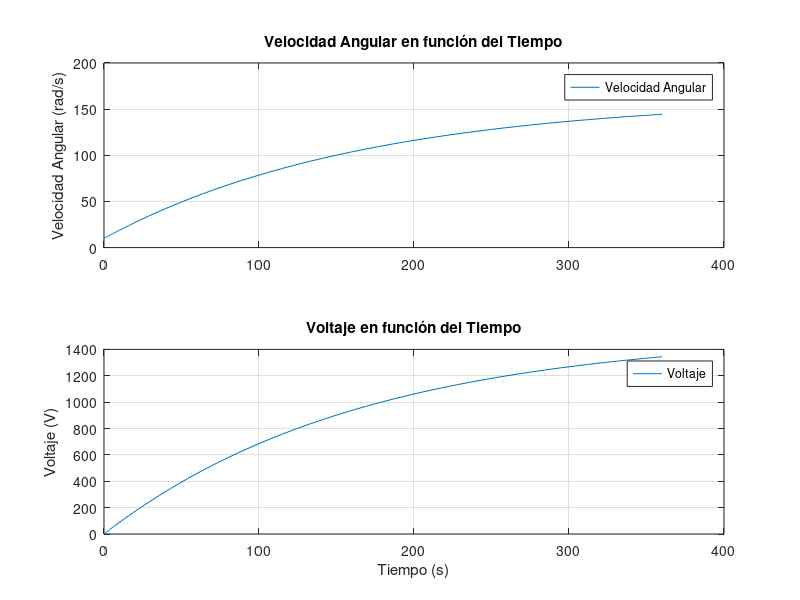

The MATLAB script that drew this image:
I = 100;          % Momento de inercia (kg·m²)
r = 1;         % Radio de las palas (metros)
eta = 0.5;       % Eficiencia global
g = 9.81;        % Aceleración debido a la gravedad (m/s²)
rho = 1000;      % Densidad del agua (kg/m³)
B = 0.6;         % Coeficiente de fricción o resistencia (ajusta según tus necesidades)
R = 1;           % Resistencia eléctrica del generador (ohmios, ajusta según tus necesidades)

% Condiciones iniciales
h0 = 100;            % Altura inicial (metros)
omega0 = 10;         % Velocidad angular inicial (rad/s)
V_objetivo = 100;    % Voltaje objetivo (V)

% Función para el caudal de agua Q(h) usando la ecuación de Bernoulli
Q = @(h) sqrt(2 * g * h / (0.5 * rho * (r * omega0)^2));

% Ecuación diferencial para la velocidad angular (omega) con torque
ODE = @(t, omega) (eta * Q(h0) * h0 * g * r - B * omega) / I;

% Resolver la EDO para encontrar la velocidad angular en función del tiempo
t_span = [0, 360];  % Rango de tiempo más corto
[t, omega] = ode45(ODE, t_span, omega0);

% Calcular la fuerza electromotriz (EMF) en función de la velocidad angular (omega)
K = I * R / omega0;  % Ajusta la constante K según tus necesidades
EMF = K * omega - I * R;


% Calcular el voltaje en función del tiempo en el circuito externo
V = @(t) EMF;


% Encontrar el tiempo cuando el voltaje alcanza el objetivo
tiempo_objetivo = interp1(V(t), t, V_objetivo);

% Mostrar el resultado
fprintf('Tiempo necesario para alcanzar %d V: %.2f segundos\n', V_objetivo, tiempo_objetivo);
% Gráfico de la velocidad angular y el voltaje en función del tiempo
figure;
subplot(2,1,1)
plot(t, omega)
ylabel('Velocidad Angular (rad/s)')
title('Velocidad Angular en función del Tiempo')
legend('Velocidad Angular')
grid on

subplot(2,1,2)
plot(t, V(t))
ylabel('Voltaje (V)')
xlabel('Tiempo (s)')
title('Voltaje en función del Tiempo')
legend('Voltaje')
grid on